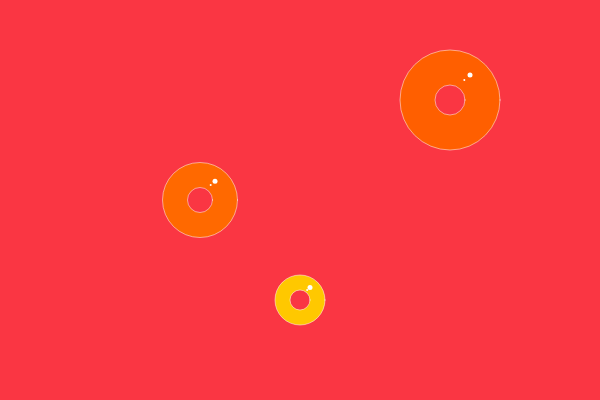
Frame 1 (no input)
Frame 60 (no input): identical to frame 1, image omitted
Frame 120 (the mouse pressed at the canvas centre since frame 60): identical to frame 1, image omitted

The p5.js sketch that drew this single still picture (run headless with seeded random() and noise() and a simulated clock; from frame 60 on, the mouse is pressed at the canvas centre):

// p5.js sketch
// ── sketch.js
function setup() {
   createCanvas (600, 400);
}

function draw() {
   background(250, 54, 67);
	donut(200, 200, 75, 105, 25);
	donut(300, 300, 50, 200, 20);
	donut(450, 100, 100, 95, 30);
}

function donut(x, y, seiz, col, thickness) {
	strokeWeight(0.5);
	stroke(255);
	fill(255, col, 0);
	ellipse(x, y, seiz);
	fill(250, 54, 67);
	ellipse(x, y, thickness);
	noStroke();
	fill(255);
	ellipse(x+seiz/5, y-seiz/4, 5);
	ellipse(x+seiz/7, y-seiz/5, 2);
}
